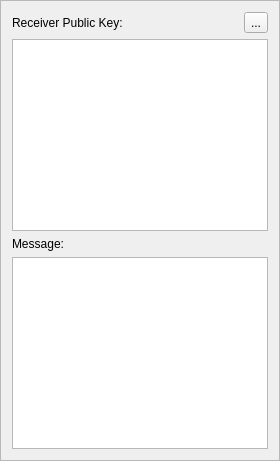
          <widget class="QFrame" name="sendFrame">
           <property name="frameShape">
            <enum>QFrame::StyledPanel</enum>
           </property>
           <property name="frameShadow">
            <enum>QFrame::Raised</enum>
           </property>
           <layout class="QVBoxLayout" name="verticalLayout_5">
            <item>
             <layout class="QHBoxLayout" name="addressHorizontalLayout">
              <item>
               <widget class="QLabel" name="addressLabel">
                <property name="text">
                 <string>Receiver Public Key:</string>
                </property>
               </widget>
              </item>
              <item>
               <widget class="QToolButton" name="addressBookButton">
                <property name="text">
                 <string>...</string>
                </property>
                <property name="icon">
                 <iconset resource="../bitcoin.qrc">
                  <normaloff>:/icons/address-book</normaloff>:/icons/address-book</iconset>
                </property>
                <property name="iconSize">
                 <size>
                  <width>30</width>
                  <height>29</height>
                 </size>
                </property>
               </widget>
              </item>
             </layout>
            </item>
            <item>
             <widget class="QTextEdit" name="addressEdit"/>
            </item>
            <item>
             <widget class="QLabel" name="messageLabel">
              <property name="text">
               <string>Message:</string>
              </property>
             </widget>
            </item>
            <item>
             <widget class="QTextEdit" name="messageStoreEdit">
              <property name="minimumSize">
               <size>
                <width>0</width>
                <height>0</height>
               </size>
              </property>
             </widget>
            </item>
            <item>
             <layout class="QHBoxLayout" name="horizontalLayout_20"/>
            </item>
           </layout>
          </widget>
